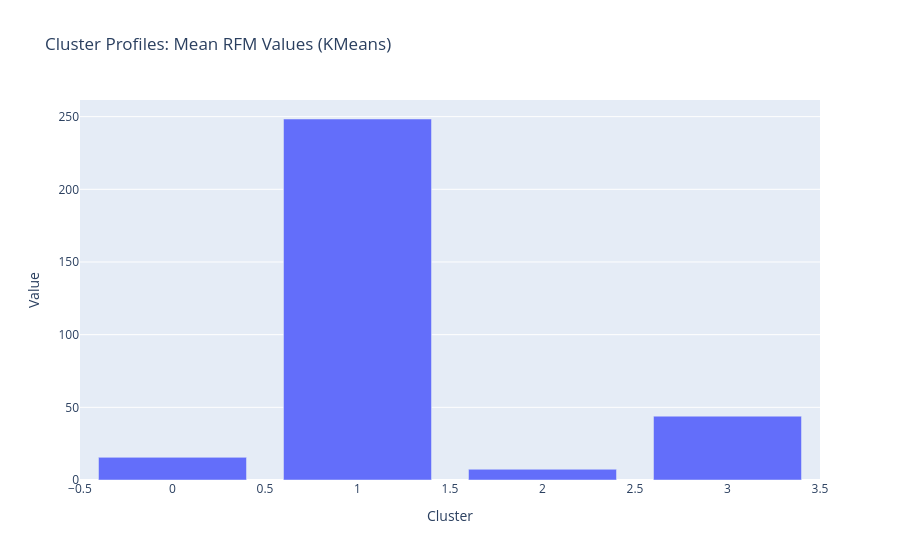
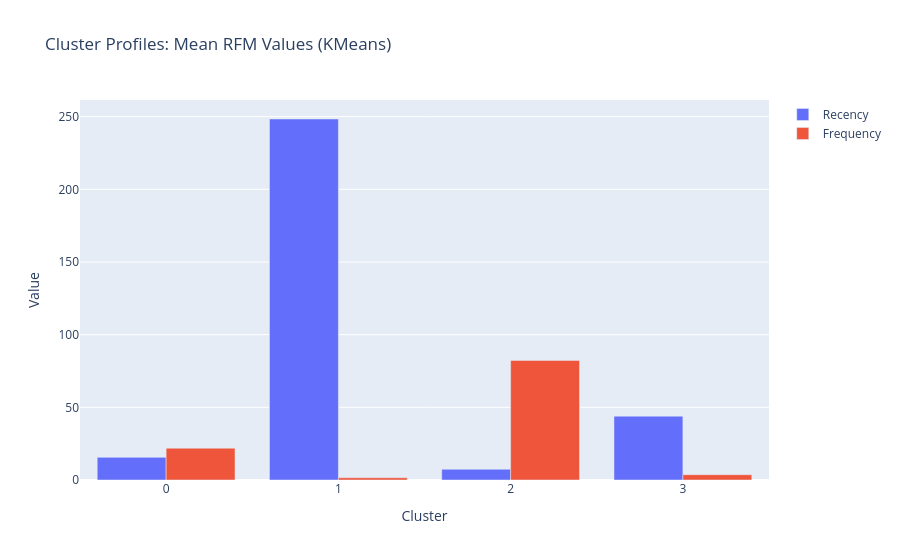
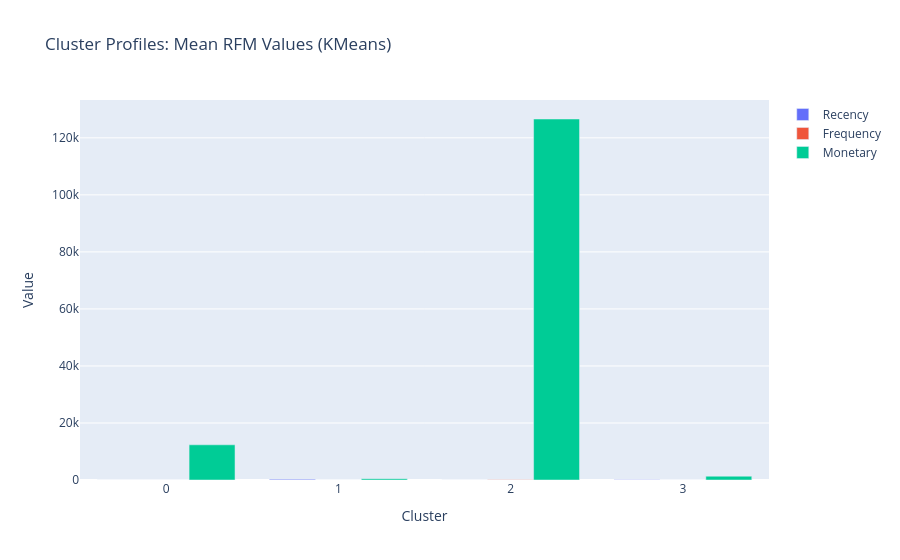

Notebook code for these charts, in order:
### Code cell
# 2. Cluster Profile Bar Plot (Plotly)
cluster_means = rfm.groupby('Cluster')[['Recency', 'Frequency', 'Monetary']].mean().reset_index()
fig = go.Figure()
for metric in ['Recency', 'Frequency', 'Monetary']:
    fig.add_trace(go.Bar(
        x=cluster_means['Cluster'],
        y=cluster_means[metric],
        name=metric
    ))
    fig.update_layout(
        title=f'Cluster Profiles: Mean RFM Values ({method})',
        xaxis_title='Cluster',
        yaxis_title='Value',
        barmode='group',
    )
    fig.show()
print("Displayed cluster profile bar plot.")

### Figure 1 — Plotly figure (JSON) as saved in the notebook; plotly's stock layout.template omitted (floating-point values rounded to 4 significant figures)
{"data": [{"name": "Recency", "type": "bar", "x": [0, 1, 2, 3], "y": [15.57, 248.4, 7.385, 43.92]}], "layout": {"autosize": true, "barmode": "group", "title": {"text": "Cluster Profiles: Mean RFM Values (KMeans)"}, "xaxis": {"autorange": true, "range": [-0.5, 3.5], "title": {"text": "Cluster"}, "type": "linear"}, "yaxis": {"autorange": true, "range": [0, 261.5], "title": {"text": "Value"}, "type": "linear"}}}

### Figure 2 — Plotly figure (JSON) as saved in the notebook; plotly's stock layout.template omitted (floating-point values rounded to 4 significant figures)
{"data": [{"name": "Recency", "type": "bar", "x": [0, 1, 2, 3], "y": [15.57, 248.4, 7.385, 43.92]}, {"name": "Frequency", "type": "bar", "x": [0, 1, 2, 3], "y": [21.89, 1.55, 82.31, 3.641]}], "layout": {"autosize": true, "barmode": "group", "title": {"text": "Cluster Profiles: Mean RFM Values (KMeans)"}, "xaxis": {"autorange": true, "range": [-0.5, 3.5], "title": {"text": "Cluster"}, "type": "linear"}, "yaxis": {"autorange": true, "range": [0, 261.5], "title": {"text": "Value"}, "type": "linear"}}}

### Figure 3 — Plotly figure (JSON) as saved in the notebook; plotly's stock layout.template omitted (floating-point values rounded to 4 significant figures)
{"data": [{"name": "Recency", "type": "bar", "x": [0, 1, 2, 3], "y": [15.57, 248.4, 7.385, 43.92]}, {"name": "Frequency", "type": "bar", "x": [0, 1, 2, 3], "y": [21.89, 1.55, 82.31, 3.641]}, {"name": "Monetary", "type": "bar", "x": [0, 1, 2, 3], "y": [12350.0, 474.7, 126600.0, 1330.0]}], "layout": {"autosize": true, "barmode": "group", "title": {"text": "Cluster Profiles: Mean RFM Values (KMeans)"}, "xaxis": {"autorange": true, "range": [-0.5, 3.5], "title": {"text": "Cluster"}, "type": "linear"}, "yaxis": {"autorange": true, "range": [0, 133300.0], "title": {"text": "Value"}, "type": "linear"}}}
